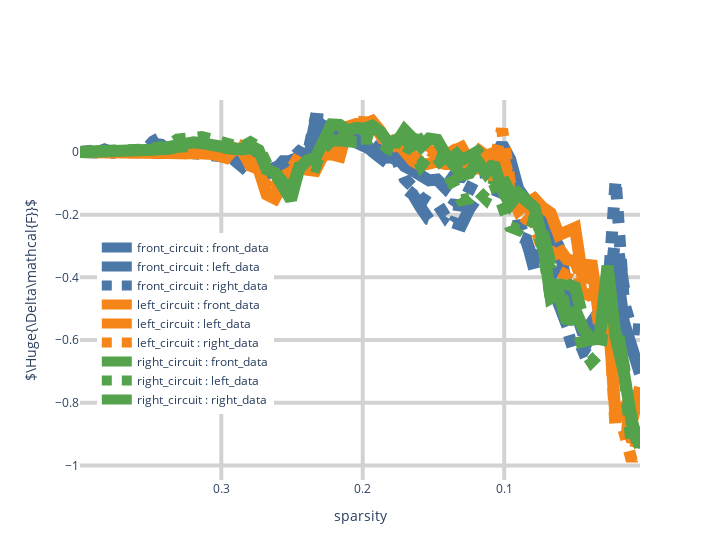

The notebook cell this image was saved under:
### Code cell
import plotly.graph_objects as go
import plotly.express as px


x_axis = model_sparsities

metric = 'mean_normed_diff'

color_dict = {
               'front_circuit':px.colors.qualitative.T10[0],
               'left_circuit':px.colors.qualitative.T10[1],
               'right_circuit':px.colors.qualitative.T10[4],
             }

dash_dict = {
               'front_data':None,
               'left_data':'dot',
               'right_data':'dash',
            }


fig = go.Figure()

for circuit in scores:
    third_line = False
    for data in scores[circuit]:
        if data.replace('_data','') == circuit.replace('_circuit',''):
            linetype = None
        elif third_line:
            linetype = 'dot'
        else:
            linetype= 'dash'
            third_line = True
            
            
        # Create and style traces
        y = scores[circuit][data]['%s:%s'%(layer,0)][metric]
        x = x_axis[0:len(scores[circuit][data]['%s:%s'%(layer,0)][metric])]
        fig.add_trace(go.Scatter(x=x, y=y, name=circuit+' : '+data,
                         line=dict(color=color_dict[circuit], width=12,dash=linetype)))

# Edit the layout
fig.update_layout( width = 720,
                   plot_bgcolor = 'rgba(255,255,255,1)',
                   paper_bgcolor = 'rgba(255,255,255,1)',
                   xaxis_title='sparsity',
                   yaxis_title=r'$\Huge{\Delta\mathcal{F}}$',
                  legend=dict(
                                yanchor="top",
                                y=0.65,
                                xanchor="left",
                                x=0.03
                              )
                 )

fig.update_xaxes(autorange="reversed",gridcolor='rgb(210,210,210)',gridwidth=4)
fig.update_yaxes(gridcolor='rgb(210,210,210)',gridwidth=4)

fig.update_layout(
    xaxis = dict(
        tickmode = 'array',
        tickvals = [.4, .3, .2, .1]
    )
)

fig.show()
